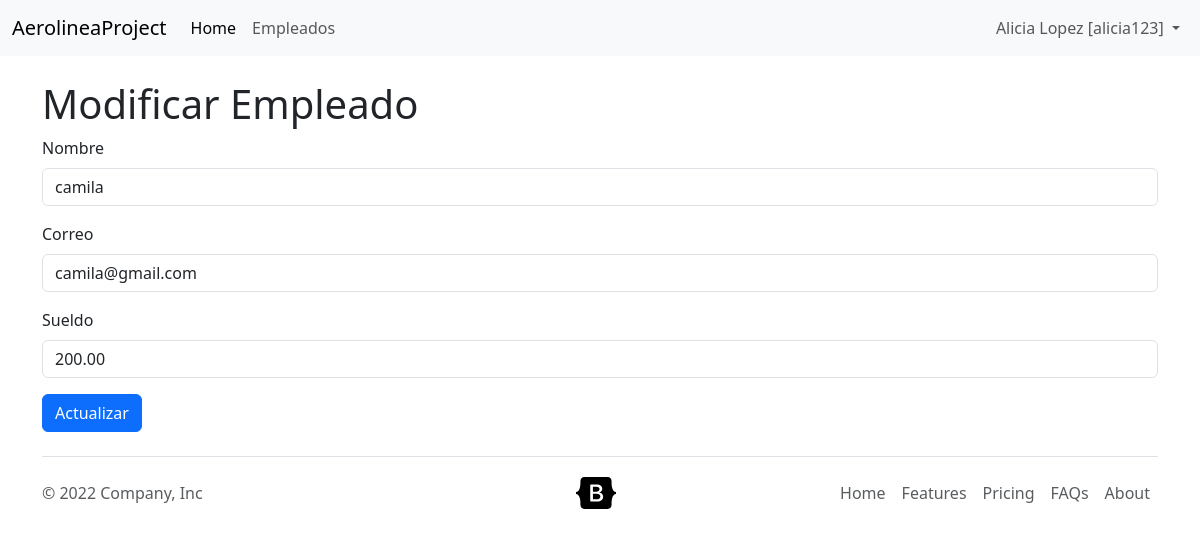
Page /empleado/modificar-empleado/3/ on the committed database.
### aplicaciones/empleados/models.py (models this page shows, shortened)
class Empleado(models.Model):
    nombre = models.CharField('Nombre', max_length=60)
    correo = models.CharField('Correo',max_length=100)
    sueldo = models.DecimalField('Sueldo',max_digits=8, decimal_places=2)

### aplicaciones/empleados/views.py (the view)
# urls.py: path('empleado/modificar-empleado/<pk>/', views.ModificarEmpleado.as_view(), name = 'modificar-empleado'),
class ModificarEmpleado(SuccessMessageMixin, UpdateView):
    template_name='empleados/modificar-empleado.html'
    model = Empleado
    fields = ['nombre', 'correo', 'sueldo']
    success_url = reverse_lazy('empleados_app:lista-empleados')
    success_message = "El registro '%(nombre)s' fue modificado exitosamente"

### templates/empleados/modificar-empleado.html (shortened to what this page needs)
{% extends 'layout/base_bootstrap.html' %}
{% load bootstrap5 %}
{% block content %}
<h1>Modificar Empleado</h1>
<form action="" method="POST">
    {% bootstrap_form form %}
    <input type="submit" value="Actualizar" class="btn btn-primary">
</form>
{% endblock content %}

### rows in the picture
Empleado: nombre "camila", correo "camila@gmail.com", sueldo "200.00"
